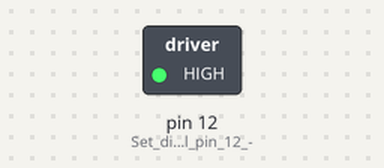
Simulated run of this sketch. Board: Arduino Uno, built with avr-gcc and run on an emulated ATmega328P. On the bench: switched loads named in the sketch (green lamp = pin HIGH). Dashed ring = blinking.

Above: at 0.2 s.
Timing chart, 0 to 3.0 s (numbered marks = the images above):
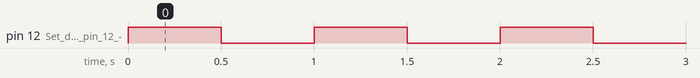

Measured:
- by itself, pin 12 (Set_digital_pin_12_-): alternates HIGH for 0.50 s and LOW for 0.50 s

The sketch:

HighLowLed.ino
```cpp
/*
 Robotics with the BOE Shield - HighLowLed
 Turn LED connected to digital pin 13 on/off once every second.
 */

void setup()                                 // Built-in initialization block
{
  pinMode(12, OUTPUT);                       // Set digital pin 12 -> output
}

void loop()                                  // Main loop auto-repeats
{
  digitalWrite(12, HIGH);                    // Pin 12 = 5 V, LED emits light
  delay(500);                                // ..for 0.5 seconds
  digitalWrite(12, LOW);                     // Pin 12 = 0 V, LED no light
  delay(500);         // ..for 0.5 seconds

}
```
